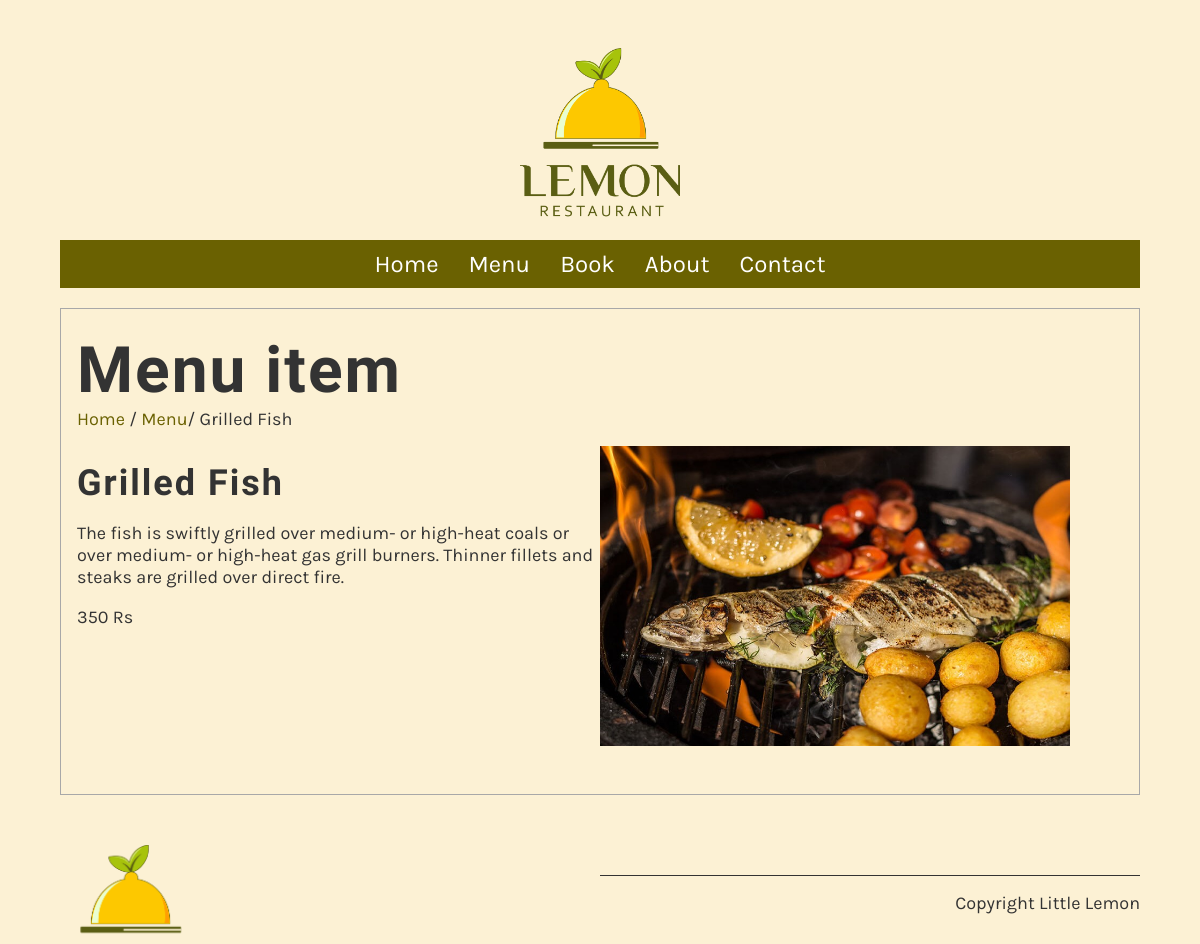
The app's page /menu_item/3/ with its own data.
### restaurant/models.py (models this page shows, shortened)
class Menu(models.Model):
    name = models.CharField(max_length=200)
    price = models.IntegerField()
    description = models.TextField(max_length=1000, default='')

### restaurant/views.py (the view)
# urls.py: path('menu_item/<int:pk>/', views.display_menu_item, name="menu_item"),
def display_menu_item(request, pk=None):
    if pk:
        menu_item = Menu.objects.get(pk=pk)
    else:
        menu_item = ''
    return render(request, "menu_item.html", {"menu_item":menu_item})

### templates/menu_item.html
{% extends 'base.html' %}
{% load static %}
{% block content %}
<section>
    <article>
        <h1>Menu item</h1>
        <span>
            <a href="{% url 'home' %}">Home</a> /
            <a href="{% url 'menu' %}">Menu</a>/
            {{ menu_item.name }}
        </span>
        <div class="row">
            <div class="column">
                <h2>
                    {{ menu_item.name }}
                </h2>
                <p>
                    {{ menu_item.description }}
                </p>
                <p>
                    {{ menu_item.price }} Rs
                </p>
            </div>
            <div class="column">
                <img class="menu__img" src="{% static 'img/menu_items/' %}{{menu_item.name}}.jpg" alt="{{ menu_item.name }}" />
            </div>
        </div>
    </article>
</section>
{% endblock %}

### restaurant/static/css/style.css (style rules this page uses)
:root { --nav-bar: hsl(55, 98%, 21%); --bg-body: hsl(44, 87%, 91%); --text1: hsl(0, 0%, 100%); --light-white: hsl(0, 0%, 97%); --text2: hsl(0, 0%, 20%); --fillin-text: hsl(60, 100%, 50%); --border-gray: hsl(0, 0%, 66%); --link-color: hsl(28, 87%, 67%); --contact-gray: hsl(0, 0%, 86%); --fs-18: 1.125rem; --fs-24: 1.5rem; --fs-32: 2rem; --fs-36: 2.25rem; --fs-64: 4rem; --img-height-300: 18.75rem; --img-width-470: 29.375rem; --container: 69.375rem; --transition: 250ms ease-in-out; }
html { box-sizing: border-box; font-size: 100%; }
*, *::before, *::after { box-sizing: inherit; }
html, body { overflow-x: hidden; }
body { padding: 0; background-color: var(--bg-body); color: var(--text2); font-family: 'Karla', sans-serif; margin-top: 3rem; margin-bottom: 3rem; margin-block: 0; margin-left: 5%; margin-right: 5%; font-size: var(--fs-18); }
article { flex: 1; }
main article { border: 1px solid var(--border-gray); padding-left: 1rem; padding-right: 1rem; }
article img { max-width: 100%; }
h1, h2, h3, h4, h5, h6 { font-family: 'Markazi Text', serif; letter-spacing: 2px; }
h1 { font-size: var(--fs-64); margin-top: 1.5rem; margin-bottom: 0; }
h2 { font-size: var(--fs-36); color: var(--text2); margin:1rem 0; }
a { color: var(--nav-bar); text-decoration: none; }
.row { display: flex; flex-direction: column; width: 100%; padding-block: 1rem; }
.column { flex-basis: 50%; margin-bottom: 1rem; padding-bottom: 1rem; }
@media (min-width: 37.5em) { .row { flex-direction: row; width: 100%; } }
.menu__img { display: block; width: var(--img-width-470); height: var(--img-height-300); }

### records on screen
Menu: name "Grilled Fish", description "The fish is swiftly grilled over medium- or high-heat coals or over medium- or high-heat gas grill burners. Thinner fillets and steaks are grilled over direct fire.", price "350", name (picture)
